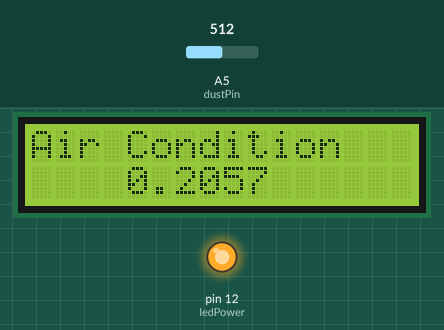
Recording of a sketch running on a simulated Arduino Uno, built with avr-gcc and run on an emulated ATmega328P. On the bench: 16×2 character LCD, output pins drawn as LEDs (lit = HIGH). The test bench sets the inputs (shaded band); at power-on: A5 (dustPin) = 512. What the sketch prints to the serial monitor is not drawn.

Above: at 1.2 s.
1.3 s: A5 (dustPin) set to 306
At 2.7 s:
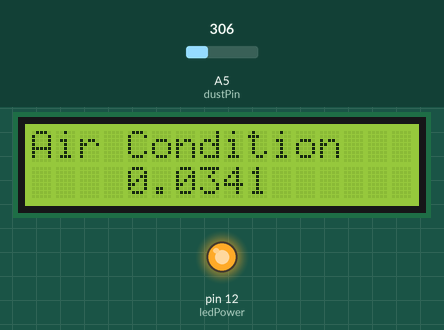
3.7 s: A5 (dustPin) set to 190
At 4.8 s:
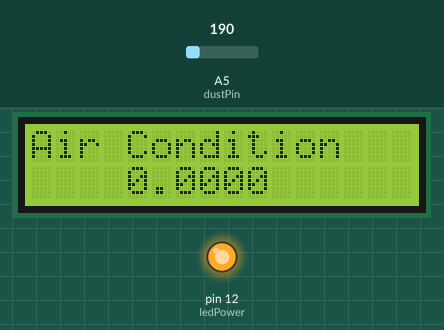
5.8 s: A5 (dustPin) set to 1010
At 6.9 s:
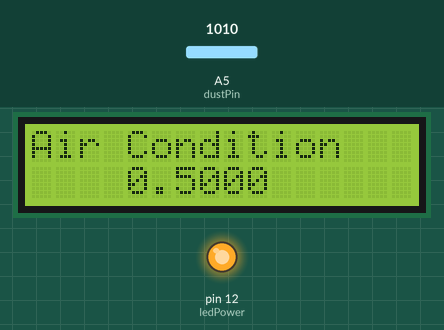
Timing chart, 0 to 8.8 s (numbered marks = the images above; inputs shaded):
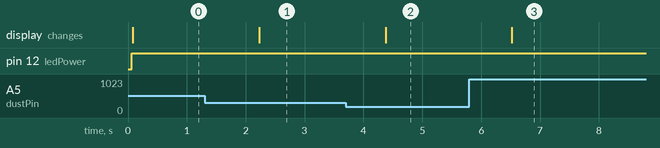

The sketch:

v3.ino
```cpp
/*
  Standalone Sketch to use with a Arduino UNO and a
  Sharp Optical Dust Sensor GP2Y1010AU0F
*/
#include <LiquidCrystal.h>
#include <stdlib.h>

#define PURE_VOLTAGE 145;

#define BUTTON_NONE   0
#define BUTTON_SELECT 1
#define BUTTON_LEFT   2
#define BUTTON_DOWN   3
#define BUTTON_UP     4
#define BUTTON_RIGHT  5

LiquidCrystal lcd(8, 9, 4, 5, 6, 7);

int dustPin = 5; //a pin
int ledPower = 12; //d pin

/* Pulse-driven wave from
 *
 *  <--10ms 1 Pulse----------------------------------------------------------..
 *  <--0.32ms LED ON------------------------------------------><--Rest LED OFF--..
 *  <--0.28ms Sampling delay--><-Sampling-><-0.04ms Off Delay->
 */
int samplingTime = 280;
int deltaTime = 40;
int sleepTime = 9680;

long calibrationIndex = 0;
float calibrationVoltage = 0;
float realVoltage = 0;
float calcVoltage = 0;
float dustdensity = 0;
float ppmpercf = 0;
char s[32];

int read_button  = 0;

int read_LCD_buttons()
{
  read_button = analogRead(0); //analog read from AO pin
  Serial.print("read_button : ");
  Serial.print(read_button);
  Serial.print(" : ");
  /* 1023 none
   * 638 select
   * 409 left
   * 256 down
   * 99 up
   * 0 right
   */

  if (read_button > 1000) return BUTTON_NONE;
  else if(read_button > 600) return BUTTON_SELECT;
  else if(read_button > 300) return BUTTON_LEFT;
  else if(read_button > 200) return BUTTON_DOWN;
  else if(read_button > 50) return BUTTON_UP;
  else return BUTTON_RIGHT;
}

void setup() {
  Serial.begin(9600);
  lcd.begin(16, 2); //LCD init
  lcd.setCursor(0, 0); //LCD cursor set
  lcd.print("Air Condition"); //LCD display
  pinMode(ledPower, OUTPUT);
}

void loop() {
  //DUST START
  digitalWrite(ledPower, LOW); // power on the LED
  delayMicroseconds(samplingTime);
  realVoltage = analogRead(dustPin); // read the dust value
  delayMicroseconds(deltaTime);
  digitalWrite(ledPower, HIGH); // turn the LED off
  delayMicroseconds(sleepTime);

  if(calibrationIndex > 10000) {
    calibrationIndex = 0;
    calibrationVoltage = 0;
  }
  calibrationIndex = calibrationIndex+1;
  calibrationVoltage = calibrationVoltage + realVoltage;

  calcVoltage = realVoltage - PURE_VOLTAGE;
  dustdensity = 0.17 * (calcVoltage * 0.0049) - 0.1;
  ppmpercf = ((calcVoltage * 0.0049) - 0.0256) * 120000;
  if (ppmpercf < 0)
    ppmpercf = 0;
  if (dustdensity < 0 )
    dustdensity = 0;
  if (dustdensity > 0.5)
    dustdensity = 0.5;
  //DUST END
  /* dtostrf(
   * double target_value,
   * signed char total_string_length,
   * unsigned char precision_length,
   * char* charBuffer
   */
  String logString = "realVoltage[";
  logString += dtostrf(realVoltage, 10, 4, s); //9, 4
  logString += "] calcVoltage[";
  logString += dtostrf(calcVoltage, 10, 4, s); //9, 4
  logString += "] dustdensity[";
  logString += dtostrf(dustdensity, 10, 4, s); //5, 2
  logString += "] ppmpercf[";
  logString += dtostrf(ppmpercf, 10, 4, s); //8, 0
  logString += "] calibrationVoltage[";
  logString += dtostrf((calibrationVoltage/calibrationIndex), 10, 4, s);
  logString += "]\n";

  String lcdString = "";
  lcdString += dtostrf(dustdensity, 10, 4, s);
  lcdString += "";
  lcd.setCursor(0, 1); //LCD cursor line 0 pannel 0
  lcd.print(lcdString);
  Serial.print(logString);

  delay(1000);
}
```

Measured:
- after the input at 1.3 s, the display: changes after 0.93 s (image 1)
- after the input at 3.7 s, the display: changes after 0.68 s (image 2)
- after the input at 5.8 s, the display: changes after 0.72 s (image 3)
